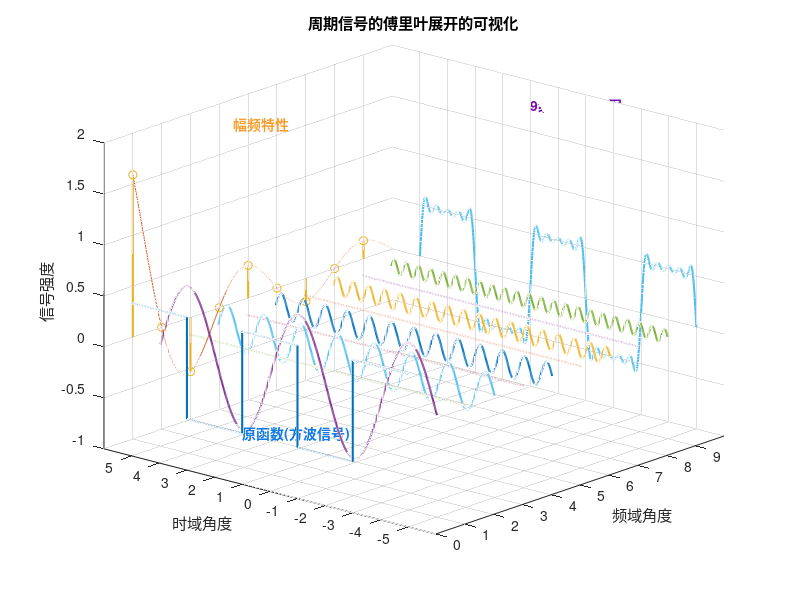

Here is the MATLAB script that generated this plot:
function exflyone(m)
% 矩形信号串---信号分解与合成
% T1：矩形信号区间为（-T1/2,T1/2)
% T0: 矩形信号串周期
% m: 傅里叶级数展开项次数

hold off;
if nargin<1
	m=9;
end

T1=2;T0=4;
t1=-T1/2:0.01:T1/2;
t2=T1/2:0.01:(T0-T1/2);
t=[(t1-T0)';(t2-T0)';t1';t2';(t1+T0)'];
n1=length(t1);
n2=length(t2); % 根据周期矩形信号函数周期，计算点数
f=[ones(n1,1);zeros(n1,1);ones(n1,1);zeros(n1,1);ones(n1,1)];% 构造周期矩形信号串
y=zeros(m+1,length(f));
y(m+1,:)=f'-0.5;
h=plot3(t-t,t,y(m+1,:)); % 绘制周期矩形信号串
hold on;

set(h,'LineWidth',3*get(h,'LineWidth')); % 设置图形的线宽为原来的3倍
axis([0,m+1,-T0-2,T0+2,-1,2])
set(gca,'XTick',-T0-1:1:m);
set(gca,'YTick',-T0-1:1:T0+1);
set(gca,'ZTick',-1:0.5:T0);
title('周期信号的傅里叶展开的可视化');
view(-49,23)
grid on;

tt = 1:0.01:m+1;
a=T1/T0;%绘制离散幅度谱
freq=1:1:m;
plot3(tt,T0+2+tt-tt,a*sinc(a*tt)*5)
mag=a*sinc(a*freq)*5;
h=stem3(freq,T0+2+freq-freq,mag);
set(h,'LineWidth',3*get(h,'LineWidth'));
x=a*ones(size(t));
H=a*ones(size(t));

for k=1:m
	x=2*a*sinc(a*k)*cos(2*pi*t*k/T0);
	H=H+2*a*sinc(a*k)*cos(2*pi*t*k/T0);
	y(k,:)=x;% 计算叠加和
	h=plot3(k+ t-t,t,y(k,:));% 绘制各次叠加信号
	set(h,'LineWidth',3*get(h,'LineWidth'));
	grid;
end
h = plot3(k+1+t-t,t,H-0.5);
set(h,'LineWidth',3*get(h,'LineWidth'));
grid on;
xlabel('频域角度');
ylabel('时域角度');
zlabel('信号强度');
text(m/2,T0+2,1.75,'幅频特性','color',[244/255,159/255,47/255],'FontWeight','bold');
text(m+1,1,1.75,[num2str(m),'级展开拟合图'],'color',[119/255,12/255,176/255],'FontWeight','bold');
text(0,1,-0.5,'原函数(方波信号)','color',[17/255,122/255,228/255],'FontWeight','bold');

end

